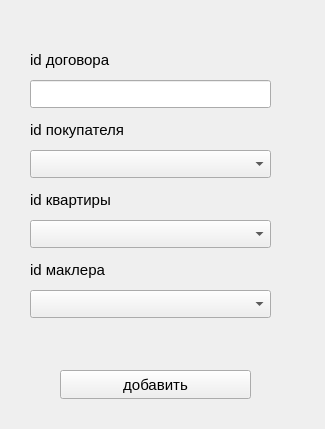
<?xml version="1.0" encoding="UTF-8"?>
<ui version="4.0">
 <class>add_sale</class>
 <widget class="QWidget" name="add_sale">
  <property name="geometry">
   <rect>
    <x>0</x>
    <y>0</y>
    <width>325</width>
    <height>429</height>
   </rect>
  </property>
  <property name="font">
   <font>
    <pointsize>11</pointsize>
   </font>
  </property>
  <property name="windowTitle">
   <string>Form</string>
  </property>
  <widget class="QPushButton" name="pushButton">
   <property name="geometry">
    <rect>
     <x>60</x>
     <y>370</y>
     <width>191</width>
     <height>29</height>
    </rect>
   </property>
   <property name="text">
    <string>добавить</string>
   </property>
  </widget>
  <widget class="QLabel" name="lb_id">
   <property name="geometry">
    <rect>
     <x>30</x>
     <y>50</y>
     <width>121</width>
     <height>20</height>
    </rect>
   </property>
   <property name="text">
    <string>id договора</string>
   </property>
  </widget>
  <widget class="QLabel" name="lb_id_buyer">
   <property name="geometry">
    <rect>
     <x>30</x>
     <y>120</y>
     <width>121</width>
     <height>20</height>
    </rect>
   </property>
   <property name="text">
    <string>id покупателя</string>
   </property>
  </widget>
  <widget class="QLineEdit" name="lineEdit_id">
   <property name="geometry">
    <rect>
     <x>30</x>
     <y>80</y>
     <width>241</width>
     <height>28</height>
    </rect>
   </property>
  </widget>
  <widget class="QLabel" name="lb_id_flat">
   <property name="geometry">
    <rect>
     <x>30</x>
     <y>189</y>
     <width>101</width>
     <height>21</height>
    </rect>
   </property>
   <property name="text">
    <string>id квартиры</string>
   </property>
  </widget>
  <widget class="QComboBox" name="comboBox_buyer">
   <property name="geometry">
    <rect>
     <x>30</x>
     <y>150</y>
     <width>241</width>
     <height>28</height>
    </rect>
   </property>
  </widget>
  <widget class="QComboBox" name="comboBox_flat">
   <property name="geometry">
    <rect>
     <x>30</x>
     <y>220</y>
     <width>241</width>
     <height>28</height>
    </rect>
   </property>
  </widget>
  <widget class="QLabel" name="lb_id_broker">
   <property name="geometry">
    <rect>
     <x>30</x>
     <y>259</y>
     <width>101</width>
     <height>21</height>
    </rect>
   </property>
   <property name="text">
    <string>id маклера</string>
   </property>
  </widget>
  <widget class="QComboBox" name="comboBox_broker">
   <property name="geometry">
    <rect>
     <x>30</x>
     <y>290</y>
     <width>241</width>
     <height>28</height>
    </rect>
   </property>
  </widget>
 </widget>
 <resources/>
 <connections/>
</ui>
